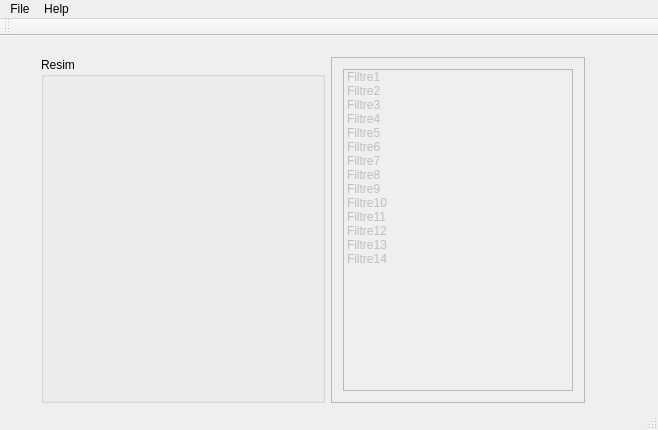
<?xml version="1.0" encoding="UTF-8"?>
<ui version="4.0">
 <class>FiltreProgrami</class>
 <widget class="QMainWindow" name="FiltreProgrami">
  <property name="geometry">
   <rect>
    <x>0</x>
    <y>0</y>
    <width>658</width>
    <height>430</height>
   </rect>
  </property>
  <property name="windowTitle">
   <string>FiltreProgrami</string>
  </property>
  <widget class="QWidget" name="centralWidget">
   <widget class="QWidget" name="layoutWidget">
    <property name="geometry">
     <rect>
      <x>30</x>
      <y>10</y>
      <width>566</width>
      <height>368</height>
     </rect>
    </property>
    <layout class="QHBoxLayout" name="horizontalLayout">
     <item>
      <widget class="QGroupBox" name="groupBox">
       <property name="title">
        <string>Resim</string>
       </property>
       <layout class="QFormLayout" name="formLayout">
        <property name="fieldGrowthPolicy">
         <enum>QFormLayout::AllNonFixedFieldsGrow</enum>
        </property>
        <item row="0" column="0">
         <widget class="QLabel" name="label">
          <property name="minimumSize">
           <size>
            <width>256</width>
            <height>256</height>
           </size>
          </property>
          <property name="maximumSize">
           <size>
            <width>256</width>
            <height>255</height>
           </size>
          </property>
          <property name="text">
           <string/>
          </property>
         </widget>
        </item>
       </layout>
      </widget>
     </item>
     <item>
      <widget class="QScrollArea" name="scrollArea">
       <property name="enabled">
        <bool>true</bool>
       </property>
       <property name="widgetResizable">
        <bool>true</bool>
       </property>
       <widget class="QWidget" name="scrollAreaWidgetContents">
        <property name="geometry">
         <rect>
          <x>0</x>
          <y>0</y>
          <width>274</width>
          <height>364</height>
         </rect>
        </property>
        <layout class="QVBoxLayout" name="verticalLayout">
         <item>
          <widget class="QListWidget" name="list">
           <property name="enabled">
            <bool>false</bool>
           </property>
           <property name="iconSize">
            <size>
             <width>100</width>
             <height>100</height>
            </size>
           </property>
           <item>
            <property name="text">
             <string>Filtre1</string>
            </property>
            <property name="icon">
             <iconset resource="Filter.qrc">
              <normaloff>:/Filter/Filtre1.jpg</normaloff>:/Filter/Filtre1.jpg</iconset>
            </property>
           </item>
           <item>
            <property name="text">
             <string>Filtre2</string>
            </property>
            <property name="icon">
             <iconset resource="Filter.qrc">
              <normaloff>:/Filter/Filtre2.jpg</normaloff>:/Filter/Filtre2.jpg</iconset>
            </property>
           </item>
           <item>
            <property name="text">
             <string>Filtre3</string>
            </property>
            <property name="icon">
             <iconset resource="Filter.qrc">
              <normaloff>:/Filter/Filtre3.png</normaloff>:/Filter/Filtre3.png</iconset>
            </property>
           </item>
           <item>
            <property name="text">
             <string>Filtre4</string>
            </property>
            <property name="icon">
             <iconset resource="Filter.qrc">
              <normaloff>:/Filter/Filtre4.jpg</normaloff>:/Filter/Filtre4.jpg</iconset>
            </property>
           </item>
           <item>
            <property name="text">
             <string>Filtre5</string>
            </property>
            <property name="icon">
             <iconset resource="Filter.qrc">
              <normaloff>:/Filter/Filtre5.jpg</normaloff>:/Filter/Filtre5.jpg</iconset>
            </property>
           </item>
           <item>
            <property name="text">
             <string>Filtre6</string>
            </property>
            <property name="icon">
             <iconset resource="Filter.qrc">
              <normaloff>:/Filter/Filtre6.jpg</normaloff>:/Filter/Filtre6.jpg</iconset>
            </property>
           </item>
           <item>
            <property name="text">
             <string>Filtre7</string>
            </property>
            <property name="icon">
             <iconset resource="Filter.qrc">
              <normaloff>:/Filter/Filtre7.png</normaloff>:/Filter/Filtre7.png</iconset>
            </property>
           </item>
           <item>
            <property name="text">
             <string>Filtre8</string>
            </property>
            <property name="icon">
             <iconset resource="Filter.qrc">
              <normaloff>:/Filter/Filtre8.jpg</normaloff>:/Filter/Filtre8.jpg</iconset>
            </property>
           </item>
           <item>
            <property name="text">
             <string>Filtre9</string>
            </property>
            <property name="icon">
             <iconset resource="Filter.qrc">
              <normaloff>:/Filter/Filtre9.jpg</normaloff>:/Filter/Filtre9.jpg</iconset>
            </property>
           </item>
           <item>
            <property name="text">
             <string>Filtre10</string>
            </property>
            <property name="icon">
             <iconset resource="Filter.qrc">
              <normaloff>:/Filter/Filtre10.png</normaloff>:/Filter/Filtre10.png</iconset>
            </property>
           </item>
           <item>
            <property name="text">
             <string>Filtre11</string>
            </property>
            <property name="icon">
             <iconset resource="Filter.qrc">
              <normaloff>:/Filter/Filtre11.jpg</normaloff>:/Filter/Filtre11.jpg</iconset>
            </property>
           </item>
           <item>
            <property name="text">
             <string>Filtre12</string>
            </property>
            <property name="icon">
             <iconset resource="Filter.qrc">
              <normaloff>:/Filter/Filtre12.jpg</normaloff>:/Filter/Filtre12.jpg</iconset>
            </property>
           </item>
           <item>
            <property name="text">
             <string>Filtre13</string>
            </property>
            <property name="icon">
             <iconset resource="Filter.qrc">
              <normaloff>:/Filter/Filtre13.jpg</normaloff>:/Filter/Filtre13.jpg</iconset>
            </property>
           </item>
           <item>
            <property name="text">
             <string>Filtre14</string>
            </property>
            <property name="icon">
             <iconset resource="Filter.qrc">
              <normaloff>:/Filter/Filtre14.jpg</normaloff>:/Filter/Filtre14.jpg</iconset>
            </property>
           </item>
          </widget>
         </item>
        </layout>
       </widget>
      </widget>
     </item>
    </layout>
   </widget>
  </widget>
  <widget class="QMenuBar" name="menuBar">
   <property name="geometry">
    <rect>
     <x>0</x>
     <y>0</y>
     <width>658</width>
     <height>21</height>
    </rect>
   </property>
   <widget class="QMenu" name="menuFile">
    <property name="title">
     <string>File</string>
    </property>
    <widget class="QMenu" name="menuShare">
     <property name="enabled">
      <bool>false</bool>
     </property>
     <property name="title">
      <string>Share</string>
     </property>
     <addaction name="separator"/>
     <addaction name="actionInstagram"/>
     <addaction name="actionBluetooth"/>
    </widget>
    <addaction name="actionOpen"/>
    <addaction name="actionTake_Photo"/>
    <addaction name="actionReset"/>
    <addaction name="actionExport"/>
    <addaction name="menuShare"/>
    <addaction name="actionExit"/>
   </widget>
   <widget class="QMenu" name="menuHelp">
    <property name="title">
     <string>Help</string>
    </property>
    <addaction name="actionAbout"/>
   </widget>
   <addaction name="menuFile"/>
   <addaction name="menuHelp"/>
  </widget>
  <widget class="QToolBar" name="mainToolBar">
   <attribute name="toolBarArea">
    <enum>TopToolBarArea</enum>
   </attribute>
   <attribute name="toolBarBreak">
    <bool>false</bool>
   </attribute>
  </widget>
  <widget class="QStatusBar" name="statusBar"/>
  <action name="actionOpen">
   <property name="text">
    <string>Open</string>
   </property>
  </action>
  <action name="actionTake_Photo">
   <property name="text">
    <string>Take Photo</string>
   </property>
  </action>
  <action name="actionReset">
   <property name="enabled">
    <bool>false</bool>
   </property>
   <property name="text">
    <string>Reset</string>
   </property>
  </action>
  <action name="actionExport">
   <property name="enabled">
    <bool>false</bool>
   </property>
   <property name="text">
    <string>Export</string>
   </property>
  </action>
  <action name="actionExit">
   <property name="text">
    <string>Exit</string>
   </property>
  </action>
  <action name="actionAbout">
   <property name="text">
    <string>About</string>
   </property>
  </action>
  <action name="actionInstagram">
   <property name="text">
    <string>Instagram</string>
   </property>
  </action>
  <action name="actionBluetooth">
   <property name="text">
    <string>Bluetooth</string>
   </property>
  </action>
 </widget>
 <layoutdefault spacing="6" margin="11"/>
 <resources>
  <include location="Filter.qrc"/>
 </resources>
 <connections/>
</ui>
